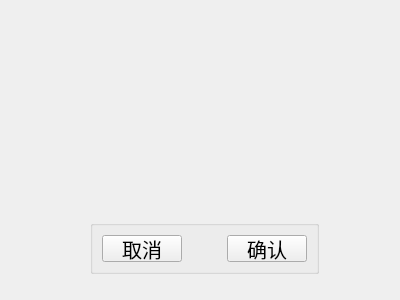
<?xml version="1.0" encoding="UTF-8"?>
<ui version="4.0">
 <class>Form_Maunal</class>
 <widget class="QWidget" name="Form_Maunal">
  <property name="geometry">
   <rect>
    <x>0</x>
    <y>0</y>
    <width>400</width>
    <height>300</height>
   </rect>
  </property>
  <property name="windowTitle">
   <string>Form</string>
  </property>
  <widget class="QGroupBox" name="groupBox">
   <property name="geometry">
    <rect>
     <x>90</x>
     <y>220</y>
     <width>229</width>
     <height>54</height>
    </rect>
   </property>
   <property name="title">
    <string/>
   </property>
   <layout class="QGridLayout" name="gridLayout">
    <item row="0" column="0">
     <widget class="QPushButton" name="btn_Cancel">
      <property name="font">
       <font>
        <pointsize>15</pointsize>
       </font>
      </property>
      <property name="text">
       <string>取消</string>
      </property>
     </widget>
    </item>
    <item row="0" column="1">
     <spacer name="horizontalSpacer">
      <property name="orientation">
       <enum>Qt::Horizontal</enum>
      </property>
      <property name="sizeHint" stdset="0">
       <size>
        <width>40</width>
        <height>20</height>
       </size>
      </property>
     </spacer>
    </item>
    <item row="0" column="2">
     <widget class="QPushButton" name="btn_Confirm">
      <property name="font">
       <font>
        <pointsize>15</pointsize>
       </font>
      </property>
      <property name="text">
       <string>确认</string>
      </property>
     </widget>
    </item>
   </layout>
  </widget>
 </widget>
 <resources/>
 <connections/>
</ui>
